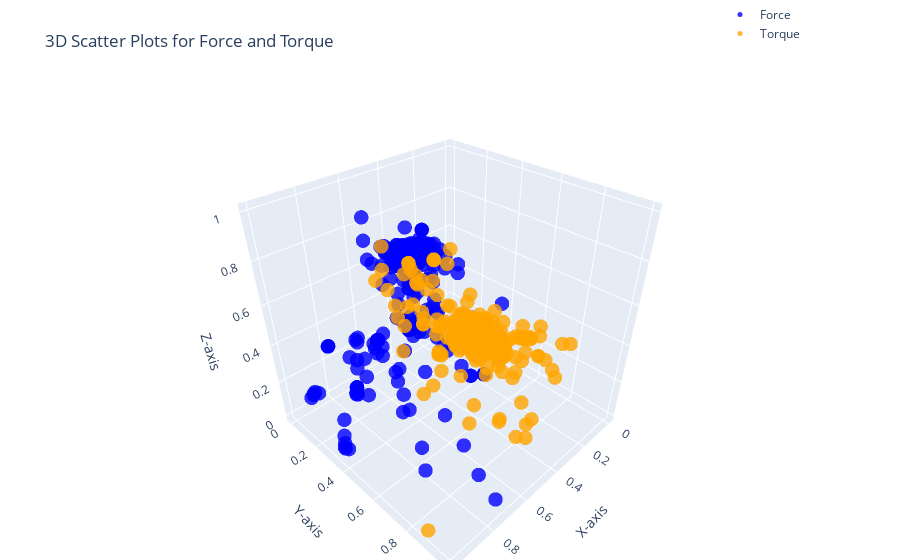

Source (notebook cell):
### Code cell
import plotly.graph_objects as go

# 3D scatter plot for Force (Fx, Fy, Fz)
force_plot = go.Scatter3d(
    x=cleaned_df['Fx'],
    y=cleaned_df['Fy'],
    z=cleaned_df['Fz'],
    mode='markers',
    marker=dict(size=5, color='blue', opacity=0.8),
    name='Force'
)

# 3D scatter plot for Torque (Tx, Ty, Tz)
torque_plot = go.Scatter3d(
    x=cleaned_df['Tx'],
    y=cleaned_df['Ty'],
    z=cleaned_df['Tz'],
    mode='markers',
    marker=dict(size=5, color='orange', opacity=0.8),
    name='Torque'
)

# Create subplots
fig = go.Figure()

# Add Force plot
fig.add_trace(force_plot)
fig.add_trace(torque_plot)

# Layout settings
fig.update_layout(
    title='3D Scatter Plots for Force and Torque',
    scene=dict(
        xaxis_title='X-axis',
        yaxis_title='Y-axis',
        zaxis_title='Z-axis'
    ),
    legend=dict(x=0.8, y=1.2),
    margin=dict(l=0, r=0, b=0, t=40)
)

fig.show()

### Figure 1 — Plotly figure (JSON) as saved in the notebook; plotly's stock layout.template omitted (floating-point values rounded to 4 significant figures; data arrays with more than 128 entries replaced by an {"elided": "..."} marker saying what was removed)
{"data": [{"marker": {"color": "blue", "opacity": 0.8, "size": 5}, "mode": "markers", "name": "Force", "type": "scatter3d", "x": {"elided": "1755 float values"}, "y": {"elided": "1755 float values"}, "z": {"elided": "1755 float values"}}, {"marker": {"color": "orange", "opacity": 0.8, "size": 5}, "mode": "markers", "name": "Torque", "type": "scatter3d", "x": {"elided": "1755 float values"}, "y": {"elided": "1755 float values"}, "z": {"elided": "1755 float values"}}], "layout": {"legend": {"x": 0.8, "y": 1.2}, "margin": {"b": 0, "l": 0, "r": 0, "t": 40}, "scene": {"xaxis": {"title": {"text": "X-axis"}}, "yaxis": {"title": {"text": "Y-axis"}}, "zaxis": {"title": {"text": "Z-axis"}}}, "title": {"text": "3D Scatter Plots for Force and Torque"}}}
